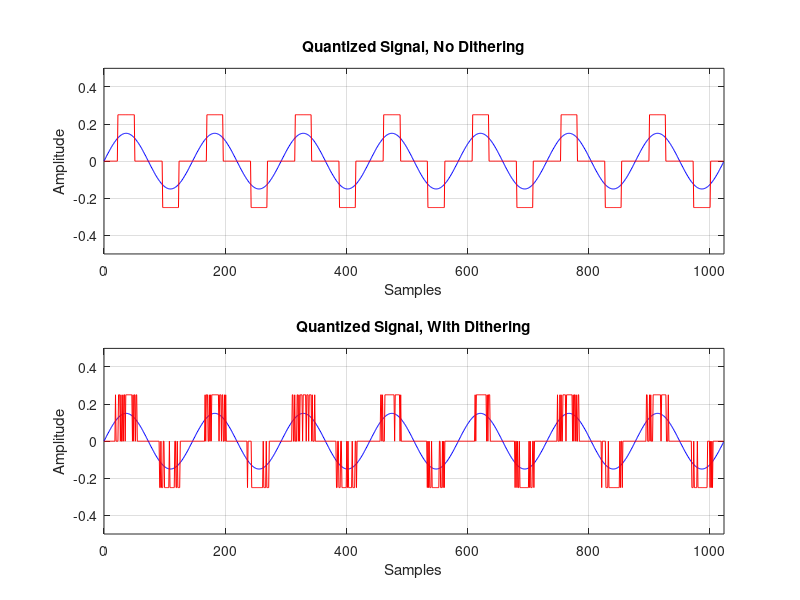
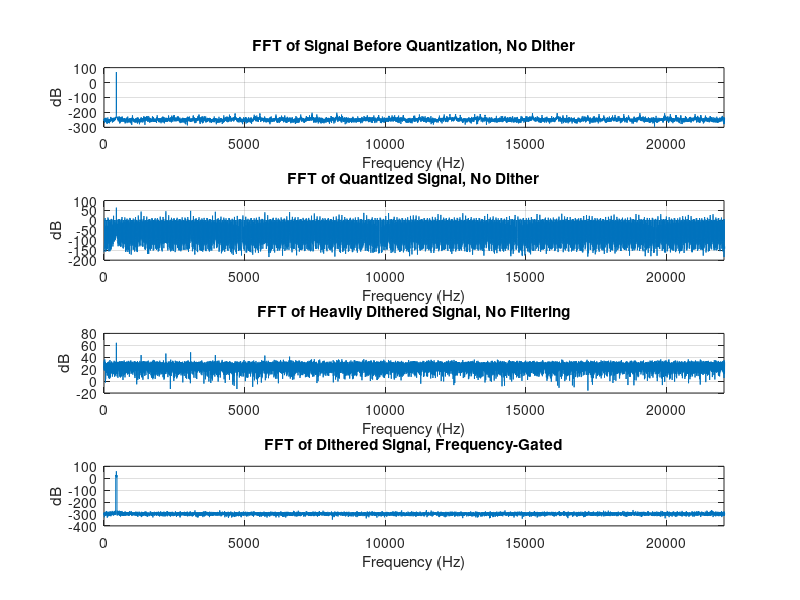

MATLAB code to generate these figures, in order:
function ditherAn()
% Function that shows the effects of dithering via various visualizations
% --------------------------
% Gregor McWilliam

% Close all open windows and clear text
close all
clc

% Set initial parameters
fs = 1024;
n = 0 : fs-1;
f0 = 7;
A = 0.15;
t = linspace(1, 0, fs-1);
bd = 3;

f = linspace(f0, 0, fs-1);

% Define the sinusoidal input x
x = A * sin(2*pi * f0 * n / fs);

% Representation of "sampled signal" via quantization
x_bd = round(x * 2^(bd-1)) / (2^(bd-1));

% 1a.
% Plot time-domain representation of original and quantized signal
h1 = figure(1);

x0 = 50;
y0 = 50;
width = 1100;
height = 900;
set(h1, "position", [x0, y0, width, height]);

subplot(211)
plot(n, x, "Color", "Blue");
xlim([0, fs]);
ylim([-0.5, 0.5]);
hold on
plot(n, x_bd, "Color", "Red");
hold off
title("Quantized Signal, No Dithering");
xlabel("Samples");
ylabel("Amplitude");
grid on

% Generate dither
dit = 0.03 * (2 * rand(1, fs) - 1);

% Dither introduced to input x
xDit = x + dit;

% Representation of "sampled signal" via quantization
xDit = round(xDit * 2^(bd-1)) / 2^(bd-1);

% 1b.
% Plot time-domain representation of original and dithered quantized signal
figure(1)
subplot(212)
plot(n, x, "Color", "Blue");
xlim([0, fs]);
ylim([-0.5, 0.5]);
hold on
plot(n, xDit, "Color", "Red");
hold off
title("Quantized Signal, With Dithering");
xlabel("Samples");
ylabel("Amplitude");
grid on

% Update initial parameters for more illustrative FFT visualization
fs = 44100;
n = 0 : fs-1;
f0 = 440;
A = 0.15;
bd = 4;

% Define updated sinusoidal input x
x = A * sin(2*pi * f0 * n / fs);

% Representation of "sampled signal" via quantization
x_bd = round(x * 2^(bd-1)) / 2^(bd-1);

% Generate window
wn = hann(fs);

% Multiply quantized input signal x with window
x_wn = x_bd .* wn';

% Calculate FFT of x
X = fft(x_wn);

% Take absolute value of FFT
X_abs = abs(X);

% Convert to decibels
X_db = 20 * log10(X_abs);

% Calculate FFT of original input x, before deliberate quantization
X_preQuant = 20 * log10(abs(fft(x)));

% Plot frequency-domain representation of quantized, undithered signal x
h2 = figure(2);

x1 = 100;
y1 = 100;
width = 1000;
height = 800;

set(h2, "position", [x1, y1, width, height]);
subplot(411)
plot(n, X_preQuant);
xlim([0, floor(fs/2)]);
title("FFT of Signal Before Quantization, No Dither");
xlabel("Frequency (Hz)");
ylabel("dB");
grid on


% Plot frequency-domain representation of quantized, undithered signal x
figure(2)
subplot(412)
plot(n, X_db);
xlim([0, floor(fs/2)]);
title("FFT of Quantized Signal, No Dither");
xlabel("Frequency (Hz)");
ylabel("dB");
grid on

% Generate a very high level of dither (or, due to its amplitude, noise)
dit = 0.3 * (2 * rand(1, fs) - 1);

% Add this dither to quantized input x
x_dit = x_bd + dit;

% Multiply quantized, dithered input signal x with window
x_wn = x_dit .* wn';

% Calculate FFT of x
X = fft(x_wn);

% Take absolute value of FFT
X_abs = abs(X);

% Convert to decibels
X_db = 20 * log10(X_abs);

% Plot frequency-domain representation of quantized, heavily dithered 
% signal x
figure(2)
subplot(413)
plot(n, X_db);
xlim([0, floor(fs/2)]);
title("FFT of Heavily Dithered Signal, No Filtering");
xlabel("Frequency (Hz)");
ylabel("dB");
grid on

% Frequency gate the FFT data above and below the desired frequency
for i = 1 : fs
    
    % If the frequency is greater than 1.05 * f0 or less than 0.95 * f0, 
    % set its value to 0
    if i > 1.05 * f0 || i < 0.95 * f0
        X(i) = 0;
    end
end

% Calculate the IFFT of X, returning the signal to the time domain
x = ifft(X);

% Take only the real values of x, omitting any imaginary units such as 0i
x = real(x);

% Play the frequency-gated, dithered signal, if desired
% sound(x, fs);

% Take the FFT of the frequency-gated time-domain signal
X = fft(x);

% Take absolute value of FFT
X_abs = abs(X);

% Convert to decibels
X_db = 20 * log10(X_abs);

% 1c.
% Plot frequency-domain representation of dithered signal, gated in the
% frequency domain
figure(2)
subplot(414)
plot(n, X_db);
xlim([0, floor(fs/2)]);
title("FFT of Dithered Signal, Frequency-Gated");
xlabel("Frequency (Hz)");
ylabel("dB");
grid on

end

